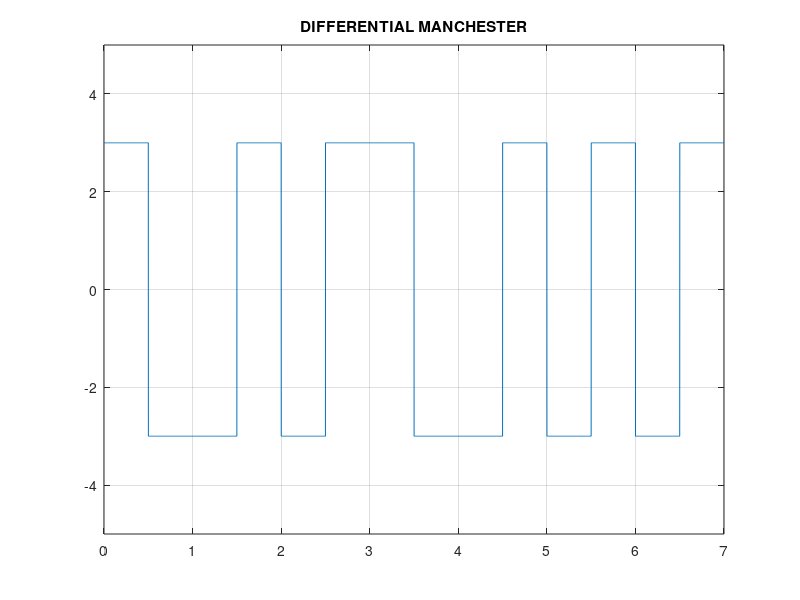

Write the MATLAB code that produced this figure.
% University of Rajshahi
% Name : Nakul Deb Nath
% Dept : CSE
% Date : 12-10-2018

clear;
clear all;
clc;

n=[1,1,0,1,1,0,0];
%n = input('Enter the bit Stream : ');
v = 3;
for index = 1:length(n)
    if n(index)==0;
        bitsArray(index) = v;
    else
        bitsArray(index) = -v;
        v = -v;
    end
end







i=1;
t = 0:0.001:length(n);
bt = 1/0.001;
for index = 1:length(t)
    if t(index) < i;
        if t(index) <= i-.5;
            y(index) =  -bitsArray(i);
        else
            y(index) = bitsArray(i);
        end
    else
        if t(index) <= i+.5;
            y(index) = bitsArray(i);
        else
            y(index) =  -bitsArray(i);
        end
        i = i+1;
    end
end


plot(t,y);
axis([0 length(n) -5 5]);
grid on;
title('DIFFERENTIAL MANCHESTER');



v = 3;
for j = 1:length(y)/bt
    
    if y(j*bt) == -v;
        resiveBit(j) = 1;
        v = -v;
    else
        resiveBit(j) = 0;
    end
end

display(resiveBit);

